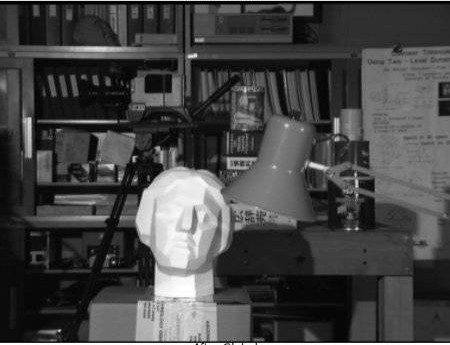
#> input picture images/head.jpg, 450 x 345 px
$ jupyter execute 'Histogram Equalization.ipynb'
#> lines starting #> are read from the running program, lines starting #| are printed output that depends on the picture
[cell 1]
## code to plot histogram in pythonimport numpy as np
import cv2
import matplotlib.pyplot as plt
import math
import numpy as np

img = cv2.imread('images/head.jpg')
#> img is the input picture: shape (345, 450, 3); min 0, max 255, mean 69.4

# Display the images
plt.imshow(img)
plt.show()

#display the histogram
hist,bins = np.histogram(img.flatten(),256,[0,256])
#> hist = 256 values, max 8850 at index 11, min 174 at index 246, mean 1819.3; bins = 257 values from 0 to 256
plt.hist(img.flatten(),256,[0,256], color = 'r')
plt.xlim([0,256])
plt.show()
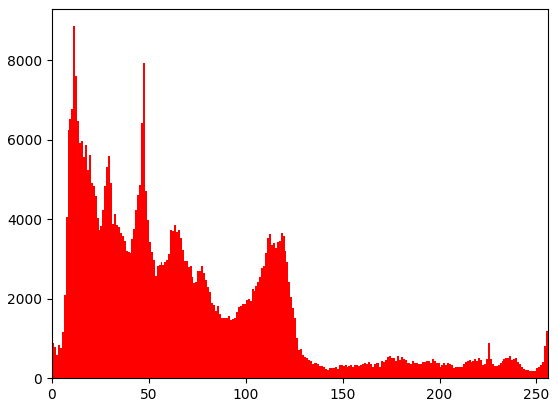
#> figure drawn by matplotlib, 1 panel; tallest bar 8850 high, from x = 11 to 12

[cell 2]
def histogram_equalization(img_in):

# segregate color streams
    b,g,r = cv2.split(img_in)

    h_b, bin_b = np.histogram(b.flatten(), 256, [0, 256])
#> h_b = 256 values, max 2950 at index 11, min 58 at index 246, mean 606.4; bin_b = 257 values from 0 to 256
    h_g, bin_g = np.histogram(g.flatten(), 256, [0, 256])
#> h_g has the same summary as h_b; bin_g = 257 values from 0 to 256
    h_r, bin_r = np.histogram(r.flatten(), 256, [0, 256])
#> h_r has the same summary as h_b; bin_r = 257 values from 0 to 256

# calculate cdf
    cdf_b = np.cumsum(h_b)
#> cdf_b = 256 values from 291 to 155250
    cdf_g = np.cumsum(h_g)
#> cdf_g = 256 values from 291 to 155250
    cdf_r = np.cumsum(h_r)
#> cdf_r = 256 values from 291 to 155250

# mask all pixels with value=0 and replace it with mean of the pixel values
    cdf_m_b = np.ma.masked_equal(cdf_b,0)
    cdf_m_b = (cdf_m_b - cdf_m_b.min())*255/(cdf_m_b.max()-cdf_m_b.min())
    cdf_final_b = np.ma.filled(cdf_m_b,0).astype('uint8')
#> cdf_final_b = 256 values from 0 to 255

    cdf_m_g = np.ma.masked_equal(cdf_g,0)
    cdf_m_g = (cdf_m_g - cdf_m_g.min())*255/(cdf_m_g.max()-cdf_m_g.min())
    cdf_final_g = np.ma.filled(cdf_m_g,0).astype('uint8')
#> cdf_final_g = 256 values from 0 to 255

    cdf_m_r = np.ma.masked_equal(cdf_r,0)
    cdf_m_r = (cdf_m_r - cdf_m_r.min())*255/(cdf_m_r.max()-cdf_m_r.min())
    cdf_final_r = np.ma.filled(cdf_m_r,0).astype('uint8')
#> cdf_final_r = 256 values from 0 to 255

# merge the images in the three channels
    img_b = cdf_final_b[b]
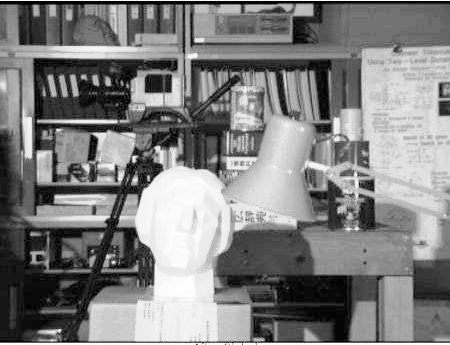
#> img_b: shape (345, 450); min 0, max 255, mean 127.8
    img_g = cdf_final_g[g]
    img_r = cdf_final_r[r]

    img_out = cv2.merge((img_b, img_g, img_r))

# validation
    equ_b = cv2.equalizeHist(b)
    equ_g = cv2.equalizeHist(g)
    equ_r = cv2.equalizeHist(r)

    equ = cv2.merge((equ_b, equ_g, equ_r))
    #print(equ)
    #cv2.imwrite('output_name.png', equ)
    return img_out

[cell 3]
img_out = histogram_equalization(img)

# Display the images
plt.imshow(img_out)
plt.show()

#display the histogram
hist,bins = np.histogram(img_out.flatten(),256,[0,256])
#> hist = 256 values, max 8850 at index 21, min 0 at index 4, mean 1819.3
plt.hist(img_out.flatten(),256,[0,256], color = 'r')
plt.xlim([0,256])
plt.show()
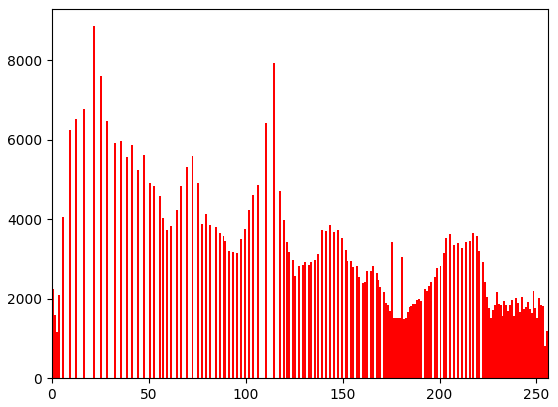
#> figure drawn by matplotlib, 1 panel; tallest bar 8850 high, from x = 21 to 22

[cell 4]
#using opencv built-in function


img = cv2.imread('images/head.jpg', 0)

# Display the images
plt.imshow(img)
plt.show()
#display histogram
hist,bins = np.histogram(img.flatten(),256,[0,256])
#> hist has the same summary as h_b in histogram_equalization
plt.hist(img.flatten(),256,[0,256], color = 'r')
plt.xlim([0,256])
plt.show()
#> figure, not shown here; tallest bar 2950 high, from x = 11 to 12

#histogram equalization
equ = cv2.equalizeHist(img)

#display image
plt.imshow(equ)
plt.show()
#display histogram
hist,bins = np.histogram(equ.flatten(),256,[0,256])
#> hist = 256 values, max 2950 at index 21, min 0 at index 4, mean 606.4
plt.hist(equ.flatten(),256,[0,256], color = 'r')
plt.xlim([0,256])
plt.show()
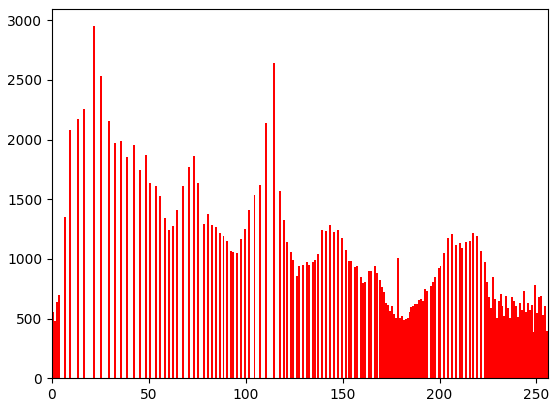
#> figure drawn by matplotlib, 1 panel; tallest bar 2950 high, from x = 21 to 22

#res = np.vstack((img,equ)) #stacking images side-by-side

$ run again, with images/Albert-Einstein.jpg copied over images/head.jpg
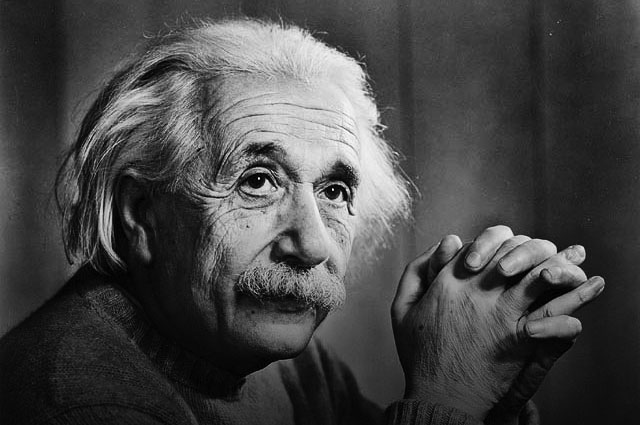
#> input picture images/Albert-Einstein.jpg, 640 x 425 px
#> img is the input picture: shape (425, 640, 3); min 0, max 255, mean 69.7
#> `hist,bins = np.histogram(img.flatten(),256,[0,256])`: hist = 256 values, max 10443 at index 32, min 0 at index 252, mean 3187.5; bins = 257 values from 0 to 256
#> h_b = 256 values, max 3481 at index 32, min 0 at index 252, mean 1062.5; bin_b = 257 values from 0 to 256
#> h_g has the same summary as h_b
#> h_r has the same summary as h_b
#> cdf_b = 256 values from 148 to 272000
#> cdf_final_b = 256 values from 0 to 255
#> in histogram_equalization, `img_b = cdf_final_b[b]`:
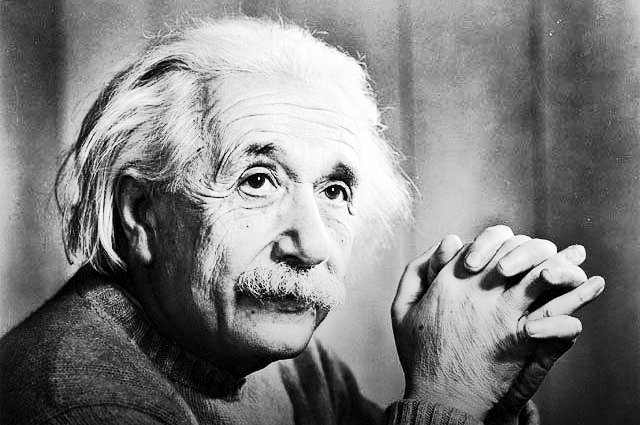
#> img_b: shape (425, 640); min 0, max 255, mean 127.9
#> `hist,bins = np.histogram(img_out.flatten(),256,[0,256])`: hist = 256 values, max 10443 at index 71, min 0 at index 3, mean 3187.5
#> `hist,bins = np.histogram(img.flatten(),256,[0,256])`: hist has the same summary as h_b in histogram_equalization
#> `hist,bins = np.histogram(equ.flatten(),256,[0,256])`: hist = 256 values, max 3481 at index 71, min 0 at index 5, mean 1062.5
#> `plt.show()`:
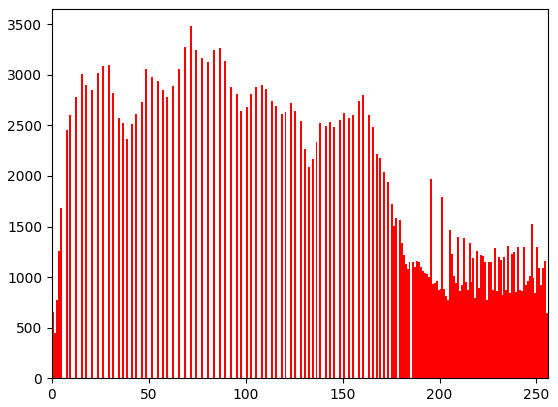
#> figure drawn by matplotlib, 1 panel; tallest bar 3481 high, from x = 71 to 72
